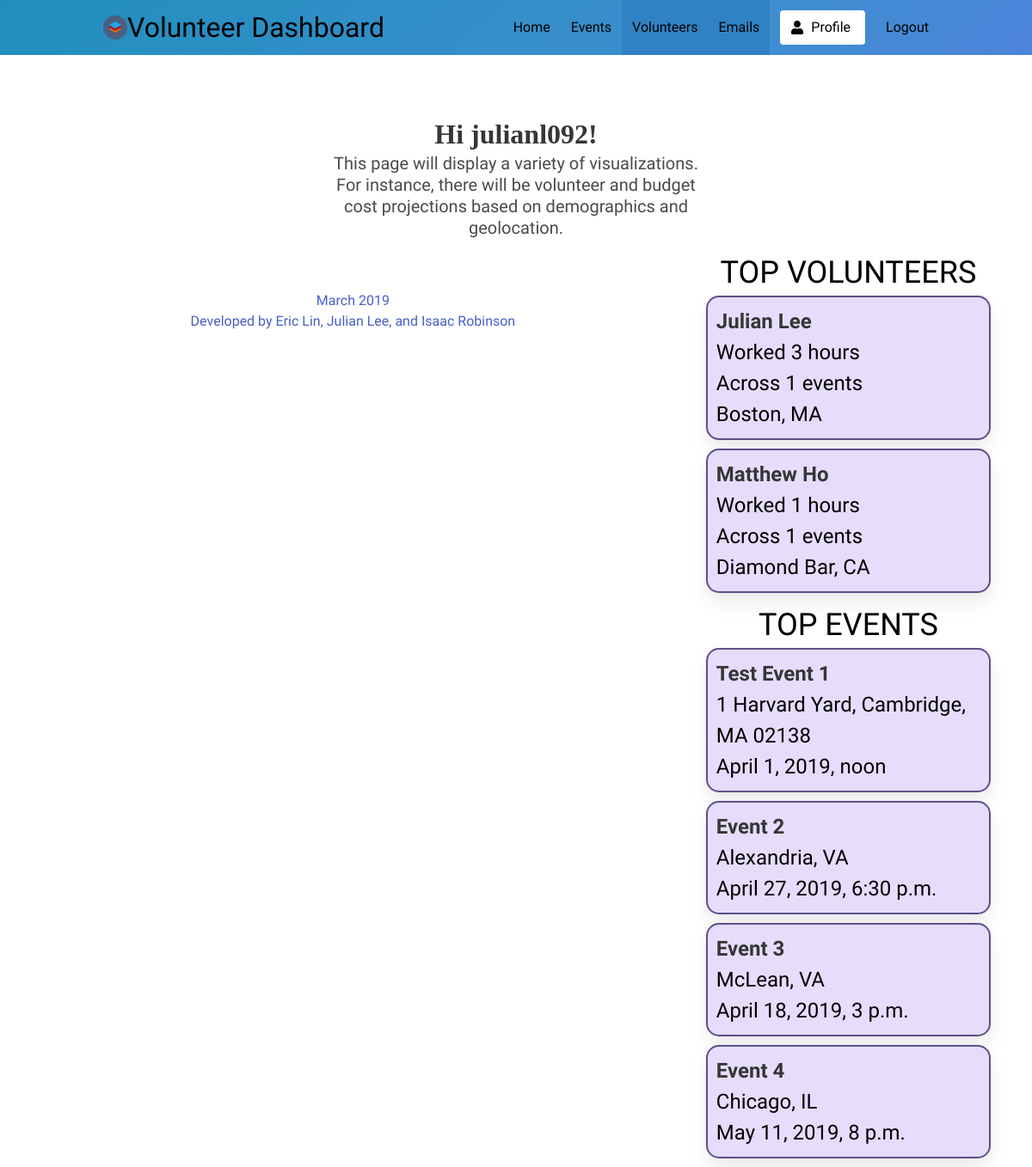
Page / (signed in) on the committed database.
### users/models.py (models this page shows, shortened)
class CustomUser(AbstractUser):
    first_name = models.CharField(max_length=30)
    last_name = models.CharField(max_length=30)
    REQUIRED_FIELDS = ['first_name', 'last_name', 'email']

### volunteers/models.py (models this page shows, shortened)
class Volunteer(models.Model):		# To store events
 	name = models.CharField(max_length=256)
 	address = models.CharField(max_length=256)
 	birthday = models.DateTimeField(default=timezone.now)	# default is today
 	gender = models.CharField(max_length=16)
 	email = models.EmailField()
 	date_joined = models.DateTimeField(default=timezone.now)  # keeps track of when they joined
 	num_hours = models.IntegerField(default=0)
 	num_events = models.IntegerField(default=0)

### events/models.py (models this page shows, shortened)
class Event(models.Model):		# To store events
 	name = models.CharField(max_length=256)
 	description = models.TextField(default='')
 	address = models.CharField(max_length=256)
 	time = models.DateTimeField(default=timezone.now)	# default is today
 	volunteers = models.ManyToManyField(	# joins events and volunteers
 		'volunteers.Volunteer',
 		related_name='events_volunteers',
 		blank=True,
 	)
 	cost = models.IntegerField(default=1000)	# dollar cost of the event

### cs91r_volunteer_dashboard/views.py (the view)
# urls.py: 2. Add a URL to urlpatterns:  path('', views.home, name='home')
def home(request):
    vols = Volunteer.objects.all()
    evs = Event.objects.all()
    return render (request, 'home.html', context = {"volunteers": vols[:4], "events": evs[:4]})

### templates/home.html (shortened to what this page needs)
{% extends 'base.html' %}
{% block content %}
  {% if user.is_authenticated %}
  {% load static %}
      <div class="hero-body">
        <div class="container has-text-centered">
          <div class="column is-6 is-offset-3">
    <div id="pieChart"></div>
            <h1 class="title">
              Hi {{ user.username }}!
            </h1>
            <h2 class="subtitle">
              This page will display a variety of visualizations. For instance, there will be volunteer and budget cost projections based on demographics and geolocation.
            </h2>
          </div>
        </div>
        <div class = "sidebar">
            <h2>TOP VOLUNTEERS</h2>
            {% for volunteer in volunteers %}
              <div class="card">
                <p><strong>{{volunteer.name}}</strong></p>
                <p>Worked {{volunteer.num_hours}} hours</p>
                <p>Across {{volunteer.num_events}} events</p>
                <p>{{volunteer.address}}</p>
              </div>
            {% endfor %}
            <h2>TOP EVENTS</h2>
            {% for event in events %}
              <div class = "card">
              <p><strong>{{event.name}}</strong></p>
              <p>{{event.address}}</p>
              <p>{{event.time}}</p>
              </div>
            {% endfor %}
        </div>
      </div>
      <div class="hero-foot has-text-centered">
        <a>
          March 2019 <br>
          Developed by Eric Lin, Julian Lee, and Isaac Robinson
        </a>
      </div>
	{% else %}
          {% load static %}
	{% endif %}
{% endblock %}

### static/css/styles.css (style rules this page uses)
#pieChart { position:absolute; top:10px; left:10px; width:400px; height: 400px; }
.title { font-family: Verdana; font-size: 15px; }

### templates/home.html (style rules this page uses)
.sidebar { float: right; clear: right; width: 30% }
h2 { text-align: center; font-size: 36px; font-weight: 500; }
.card { border-radius: 15px; border-style: solid; padding: 10px; border-color: rgb(95, 79, 139); background-color: rgb(230, 221, 253); font-size: 24px; border-width: 2px; margin-bottom: 10px; }
* { font-family: 'Fira Sans', sans-serif; color: black; }

### rows in the picture
CustomUser: username "julianl092"
Volunteer: name "Julian Lee", num_hours "3", num_events "1", address "Boston, MA"
Volunteer: name "Matthew Ho", num_hours "1", num_events "1", address "Diamond Bar, CA"
Event: name "Test Event 1", address "1 Harvard Yard, Cambridge, MA 02138", time "April 1, 2019, noon"
Event: name "Event 2", address "Alexandria, VA", time "April 27, 2019, 6:30 p.m."
Event: name "Event 3", address "McLean, VA", time "April 18, 2019, 3 p.m."
Event: name "Event 4", address "Chicago, IL", time "May 11, 2019, 8 p.m."
